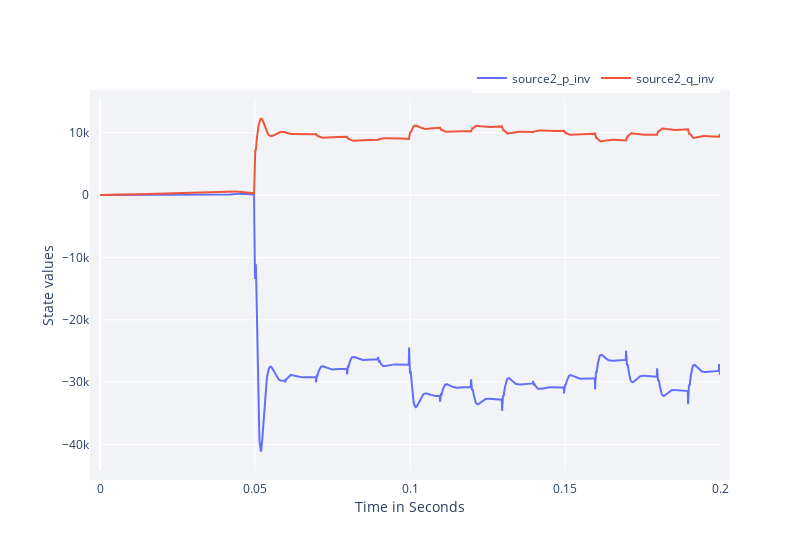

Notebook source saved alongside this figure:
### Markdown cell above
_______________________________________________________________________________
### Rendering

### Code cell
RenderHookResults(hook = hook, 
                    episode = 2,
                    states_to_plot  = [], 
                    actions_to_plot = [],  
                    power_p_inv     = [2],   # Real power [Watts]
                    power_q_inv     = [2],   # Imaginary power [VAi]
                    )

### Figure 1 — Plotly figure (JSON) as saved in the notebook; plotly's stock layout.template omitted (floating-point values rounded to 4 significant figures; data arrays with more than 128 entries replaced by an {"elided": "..."} marker saying what was removed)
{"data": [{"mode": "lines", "name": "source2_p_inv", "type": "scatter", "x": {"elided": "2001 float values"}, "y": {"elided": "2001 float values"}}, {"mode": "lines", "name": "source2_q_inv", "type": "scatter", "x": {"elided": "2001 float values"}, "y": {"elided": "2001 float values"}}], "layout": {"height": 550, "legend": {"orientation": "h", "x": 1, "xanchor": "right", "y": 1.02, "yanchor": "bottom"}, "margin": {"b": 80, "l": 100, "pad": 10, "r": 80, "t": 100}, "plot_bgcolor": "#f1f3f7", "width": 800, "xaxis": {"title": {"text": "Time in Seconds"}}, "yaxis": {"title": {"text": "State values"}}, "yaxis2": {"overlaying": "y", "side": "right", "title": "Action values", "titlefont": {"color": "orange"}}}}
